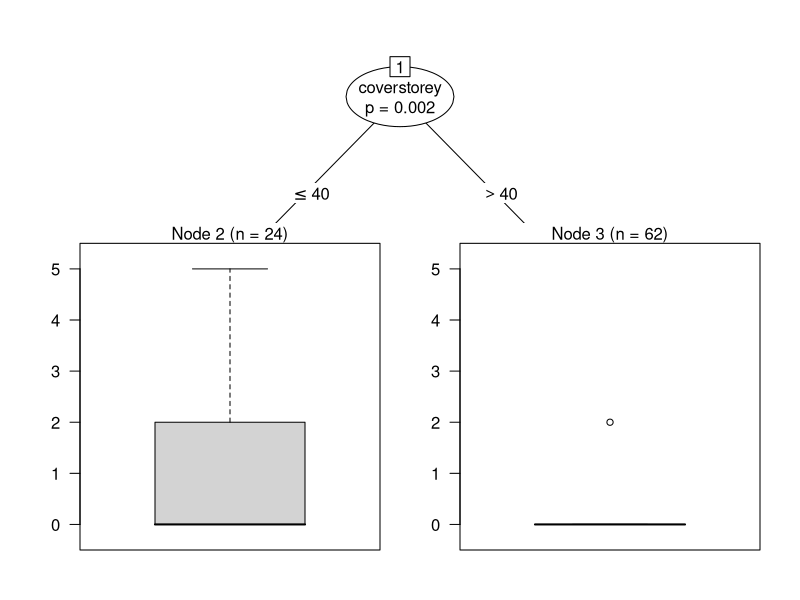
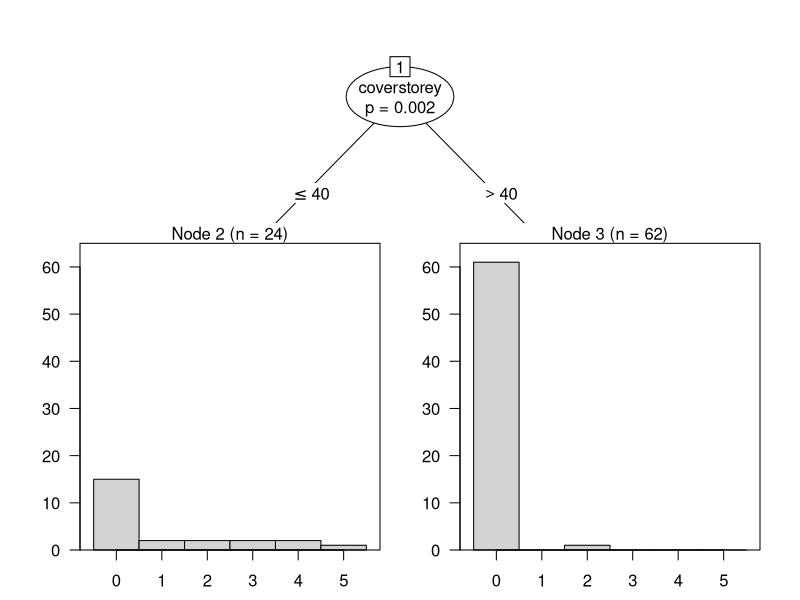

These figures' R source, in order: (Note: this script raises an error after producing the figures.)
#This is to further understand the the ctree functionality. 
# I am following the party package manual.
# These are some of the examples in there.
rm(list=ls())
library(party)
library(psych)
data("treepipit", package="coin")
str(treepipit)
describe(treepipit)

ct <- ctree(counts~., data=treepipit)
plot(ct)
plot(ct, terminal_panel = node_hist(ct, breaks=0:6-0.5, ymax=65,horizontal=FALSE, freq=TRUE))
lm.model <- lm(formula=counts~., data=treepipit)
alm <- anova(formula=counts~., data=treepipit)
summary(lm.model)


#Glucoma and laser scanning images
data("GlaucomaM", package="TH.data")
describeBy(GlaucomaM,group=GlaucomaM$Class)
str(GlaucomaM)
gt <- ctree(Class ~., data=GlaucomaM, controls=ctree_control(minsplit=50))
plot(gt)
